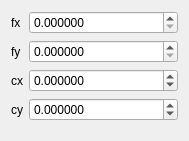
<?xml version="1.0" encoding="UTF-8"?>
<ui version="4.0">
 <class>CameraIntrinsics</class>
 <widget class="QWidget" name="CameraIntrinsics">
  <property name="geometry">
   <rect>
    <x>0</x>
    <y>0</y>
    <width>189</width>
    <height>141</height>
   </rect>
  </property>
  <property name="windowTitle">
   <string>Form</string>
  </property>
  <layout class="QFormLayout" name="formLayout_2">
   <item row="0" column="0">
    <widget class="QLabel" name="label">
     <property name="text">
      <string>fx</string>
     </property>
    </widget>
   </item>
   <item row="0" column="1">
    <widget class="QDoubleSpinBox" name="double_spin_box_fx">
     <property name="decimals">
      <number>6</number>
     </property>
     <property name="maximum">
      <double>1000000000.000000000000000</double>
     </property>
    </widget>
   </item>
   <item row="1" column="0">
    <widget class="QLabel" name="label_2">
     <property name="text">
      <string>fy</string>
     </property>
    </widget>
   </item>
   <item row="1" column="1">
    <widget class="QDoubleSpinBox" name="double_spin_box_fy">
     <property name="decimals">
      <number>6</number>
     </property>
     <property name="maximum">
      <double>1000000000.000000000000000</double>
     </property>
    </widget>
   </item>
   <item row="2" column="0">
    <widget class="QLabel" name="label_3">
     <property name="text">
      <string>cx</string>
     </property>
    </widget>
   </item>
   <item row="2" column="1">
    <widget class="QDoubleSpinBox" name="double_spin_box_cx">
     <property name="decimals">
      <number>6</number>
     </property>
     <property name="minimum">
      <double>-1000000000.000000000000000</double>
     </property>
     <property name="maximum">
      <double>1000000000.000000000000000</double>
     </property>
    </widget>
   </item>
   <item row="3" column="0">
    <widget class="QLabel" name="label_4">
     <property name="text">
      <string>cy</string>
     </property>
    </widget>
   </item>
   <item row="3" column="1">
    <widget class="QDoubleSpinBox" name="double_spin_box_cy">
     <property name="decimals">
      <number>6</number>
     </property>
     <property name="minimum">
      <double>-1000000000.000000000000000</double>
     </property>
     <property name="maximum">
      <double>1000000000.000000000000000</double>
     </property>
    </widget>
   </item>
  </layout>
 </widget>
 <resources/>
 <connections/>
</ui>
